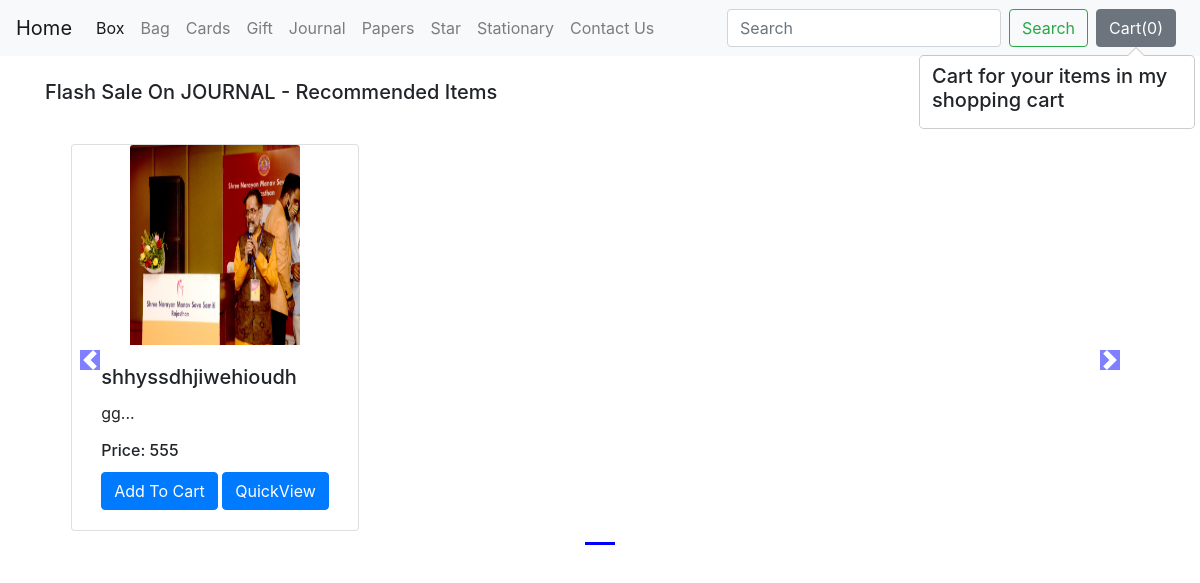
Screenshot of /bag/ with the database file from the repository.
### bag/models.py (models this page shows, shortened)
class Product(models.Model):
    product_id = models.AutoField
    product_name = models.CharField(max_length=50)
    category = models.CharField(max_length=50, default="")
    subcategory = models.CharField(max_length=50, default="")
    price = models.IntegerField(default=0)
    desc = models.CharField(max_length=300)
    pub_date = models.DateField()
    image = models.ImageField(upload_to='shop/images', default="")

### bag/views.py (the view)
# urls.py: path("", views.index, name="ShopHome"),
def index(request):
    allProds = []
    catprods = Product.objects.values('category', 'id')
    cats = {item['category'] for item in catprods}
    for cat in cats:
        prod = Product.objects.filter(category=cat)
        n = len(prod)
        nSlides = n // 4 + ceil((n / 4) - (n // 4))
        allProds.append([prod, range(1, nSlides), nSlides])
    params = {'allProds':allProds}
    return render(request, 'bag/index.html', params)

### bag/templates/bag/index.html (shortened to what this page needs)
{% extends 'shop/basic.html' %}
{% block body %}
{% load static %}
<div class="container">
    {% for product, range, nSlides in allProds %}
    <h5 class="my-4">Flash Sale On {{product.0.category}} - Recommended Items</h5>
    <div class="row">
        <div id="demo{{forloop.counter}}" class="col carousel slide my-3" data-ride="carousel">
            <ul class="carousel-indicators">
                <li data-target="#demo{{forloop.counter}}" data-slide-to="0" class="active"></li>
            </ul>
            <div class="container carousel-inner no-padding">
                <div class="carousel-item active">
                    {% for i in product %}
                    <div class="col-xs-3 col-sm-3 col-md-3">
                        <div class="card align-items-center" style="width: 18rem;">
                            <img src='/media/{{i.image}}' class="card-img-top" alt="...">
                            <div class="card-body">
                                <h5 class="card-title" id="namepr{{i.id}}">{{i.product_name}}</h5>
                                <p class="card-text">{{i.desc|slice:"0:53"}}...</p>
                                <h6 class="card-title" >Price: <span id="pricepr{{i.id}}">{{i.price}}</span></h6>
                                <span id="divpr{{i.id}}" class="divpr">
                                    <button id="pr{{i.id}}" class="btn btn-primary cart">Add To Cart</button>
                                </span>
                                <a href="/bag/products/{{i.id}}"><button id="qv{{i.id}}" class="btn btn-primary cart">QuickView</button></a>
                            </div>
                        </div>
                    </div>
                    {% endfor %}
                </div>
            </div>
        </div>
        <a class="carousel-control-prev" href="#demo{{forloop.counter}}" data-slide="prev">
            <span class="carousel-control-prev-icon"></span>
        </a>
        <a class="carousel-control-next" href="#demo{{forloop.counter}}" data-slide="next">
            <span class="carousel-control-next-icon"></span>
        </a>
    </div>
    {% endfor %}
</div>
{% endblock %}

### rows the page displays
Product: category "JOURNAL", image (picture), product_name "shhyssdhjiwehioudh", desc "gg", price "555"
